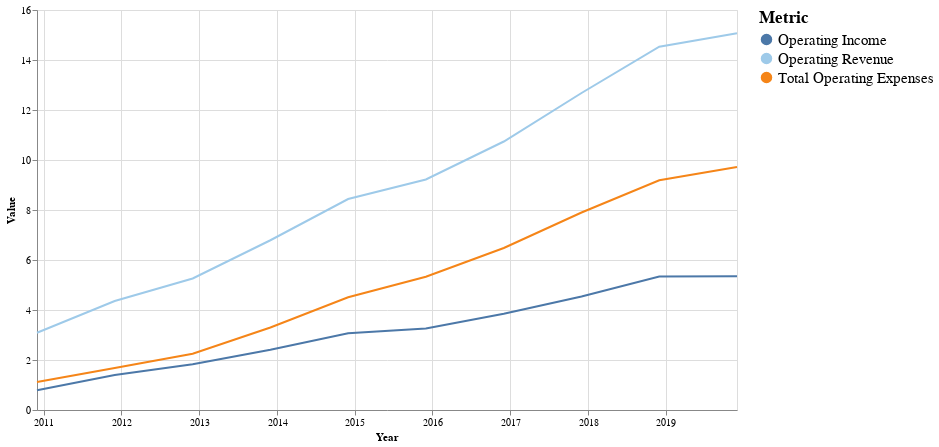

Notebook code cell kept with this figure:
### Code cell
#hide
# select a point for which to provide details-on-demand
# label = alt.selection_single(
#     encodings=['x'], # limit selection to x-axis value
#     on='mouseover',  # select on mouseover events
#     nearest=True,    # select data point nearest the cursor
#     empty='none'     # empty selection includes no data points
# )



label = alt.selection_multi(fields=['Metric'], bind='legend', 
     on='mouseover',  # select on mouseover events
     nearest=True,    # select data point nearest the cursor
     empty='none'     # empty selection includes no data points
 )
# define our base line chart of stock prices
base = alt.Chart().mark_line().encode(
    alt.X('Year:T'),
    alt.Y('Value:Q') ,  
    
    color = alt.Color('Metric:N', legend=alt.Legend(labelFontSize=15, titleFontSize=17),
                     scale=alt.Scale(scheme='tableau20'))   
    
    
    # alt.Color('Metric:N'), opacity = alt.condition(label, alt.value(1), alt.value(0.5))


)

alt.layer(
    base, # base line chart
    
    # add a rule mark to serve as a guide line
    alt.Chart().mark_rule(color='#aaa').encode(
        x='Year:T'
    ).transform_filter(label),
    
    # add circle marks for selected time points, hide unselected points
    base.mark_circle().encode(
        opacity=alt.condition(label, alt.value(1), alt.value(0))
    ).add_selection(label),

    # add white stroked text to provide a legible background for labels
    base.mark_text(align='left', dx=5, dy=-5, stroke='white', strokeWidth=2).encode(
        text='Value:Q'
    ).transform_filter(label),

    # add text labels for stock prices
    base.mark_text(align='left', dx=5, dy=-5).encode(
        text='Value:Q'
    ).transform_filter(label),
    
    data=df
).properties(
    width=700,
    height=400
)

### Figure 1 — Vega-Lite specification as saved in the notebook (floating-point values rounded to 4 significant figures)
{"config": {"view": {"continuousWidth": 400, "continuousHeight": 300}}, "layer": [{"mark": "line", "encoding": {"color": {"type": "nominal", "field": "Metric", "legend": {"labelFontSize": 15, "titleFontSize": 17}, "scale": {"scheme": "tableau20"}}, "x": {"type": "temporal", "field": "Year"}, "y": {"type": "quantitative", "field": "Value"}}}, {"mark": {"type": "rule", "color": "#aaa"}, "encoding": {"x": {"type": "temporal", "field": "Year"}}, "transform": [{"filter": {"selection": "selector013"}}]}, {"mark": "circle", "encoding": {"color": {"type": "nominal", "field": "Metric", "legend": {"labelFontSize": 15, "titleFontSize": 17}, "scale": {"scheme": "tableau20"}}, "opacity": {"condition": {"value": 1, "selection": "selector013"}, "value": 0}, "x": {"type": "temporal", "field": "Year"}, "y": {"type": "quantitative", "field": "Value"}}, "selection": {"selector013": {"type": "multi", "fields": ["Metric"], "bind": "legend", "on": "mouseover", "nearest": true, "empty": "none"}}}, {"mark": {"type": "text", "align": "left", "dx": 5, "dy": -5, "stroke": "white", "strokeWidth": 2}, "encoding": {"color": {"type": "nominal", "field": "Metric", "legend": {"labelFontSize": 15, "titleFontSize": 17}, "scale": {"scheme": "tableau20"}}, "text": {"type": "quantitative", "field": "Value"}, "x": {"type": "temporal", "field": "Year"}, "y": {"type": "quantitative", "field": "Value"}}, "transform": [{"filter": {"selection": "selector013"}}]}, {"mark": {"type": "text", "align": "left", "dx": 5, "dy": -5}, "encoding": {"color": {"type": "nominal", "field": "Metric", "legend": {"labelFontSize": 15, "titleFontSize": 17}, "scale": {"scheme": "tableau20"}}, "text": {"type": "quantitative", "field": "Value"}, "x": {"type": "temporal", "field": "Year"}, "y": {"type": "quantitative", "field": "Value"}}, "transform": [{"filter": {"selection": "selector013"}}]}], "data": {"name": "data-760b209923aed81f7aba343a4235884d"}, "height": 400, "width": 700, "$schema": "https://vega.github.io/schema/vega-lite/v4.0.2.json", "datasets": {"data-760b209923aed81f7aba343a4235884d": [{"Year": "12/1/2019", "Metric": "Operating Revenue", "Value": 15.07}, {"Year": "12/1/2019", "Metric": "Total Operating Expenses", "Value": 9.72}, {"Year": "12/1/2019", "Metric": "Operating Income", "Value": 5.35}, {"Year": "12/1/2018", "Metric": "Operating Revenue", "Value": 14.53}, {"Year": "12/1/2018", "Metric": "Total Operating Expenses", "Value": 9.19}, {"Year": "12/1/2018", "Metric": "Operating Income", "Value": 5.34}, {"Year": "12/1/2017", "Metric": "Operating Revenue", "Value": 12.68}, {"Year": "12/1/2017", "Metric": "Total Operating Expenses", "Value": 7.9}, {"Year": "12/1/2017", "Metric": "Operating Income", "Value": 4.54}, {"Year": "12/1/2016", "Metric": "Operating Revenue", "Value": 10.74}, {"Year": "12/1/2016", "Metric": "Total Operating Expenses", "Value": 6.48}, {"Year": "12/1/2016", "Metric": "Operating Income", "Value": 3.85}, {"Year": "12/1/2015", "Metric": "Operating Revenue", "Value": 9.22}, {"Year": "12/1/2015", "Metric": "Total Operating Expenses", "Value": 5.33}, {"Year": "12/1/2015", "Metric": "Operating Income", "Value": 3.26}, {"Year": "12/1/2014", "Metric": "Operating Revenue", "Value": 8.44}, {"Year": "12/1/2014", "Metric": "Total Operating Expenses", "Value": 4.51}, {"Year": "12/1/2014", "Metric": "Operating Income", "Value": 3.07}, {"Year": "12/1/2013", "Metric": "Operating Revenue", "Value": 6.79}, {"Year": "12/1/2013", "Metric": "Total Operating Expenses", "Value": 3.3}, {"Year": "12/1/2013", "Metric": "Operating Income", "Value": 2.41}, {"Year": "12/1/2012", "Metric": "Operating Revenue", "Value": 5.26}, {"Year": "12/1/2012", "Metric": "Total Operating Expenses", "Value": 2.25}, {"Year": "12/1/2012", "Metric": "Operating Income", "Value": 1.83}, {"Year": "12/1/2011", "Metric": "Operating Revenue", "Value": 4.36}, {"Year": "12/1/2011", "Metric": "Total Operating Expenses", "Value": 1.68}, {"Year": "12/1/2011", "Metric": "Operating Income", "Value": 1.4}, {"Year": "12/1/2010", "Metric": "Operating Revenue", "Value": 3.09}, {"Year": "12/1/2010", "Metric": "Total Operating Expenses", "Value": 1.12}, {"Year": "12/1/2010", "Metric": "Operating Income", "Value": 0.79}]}}
